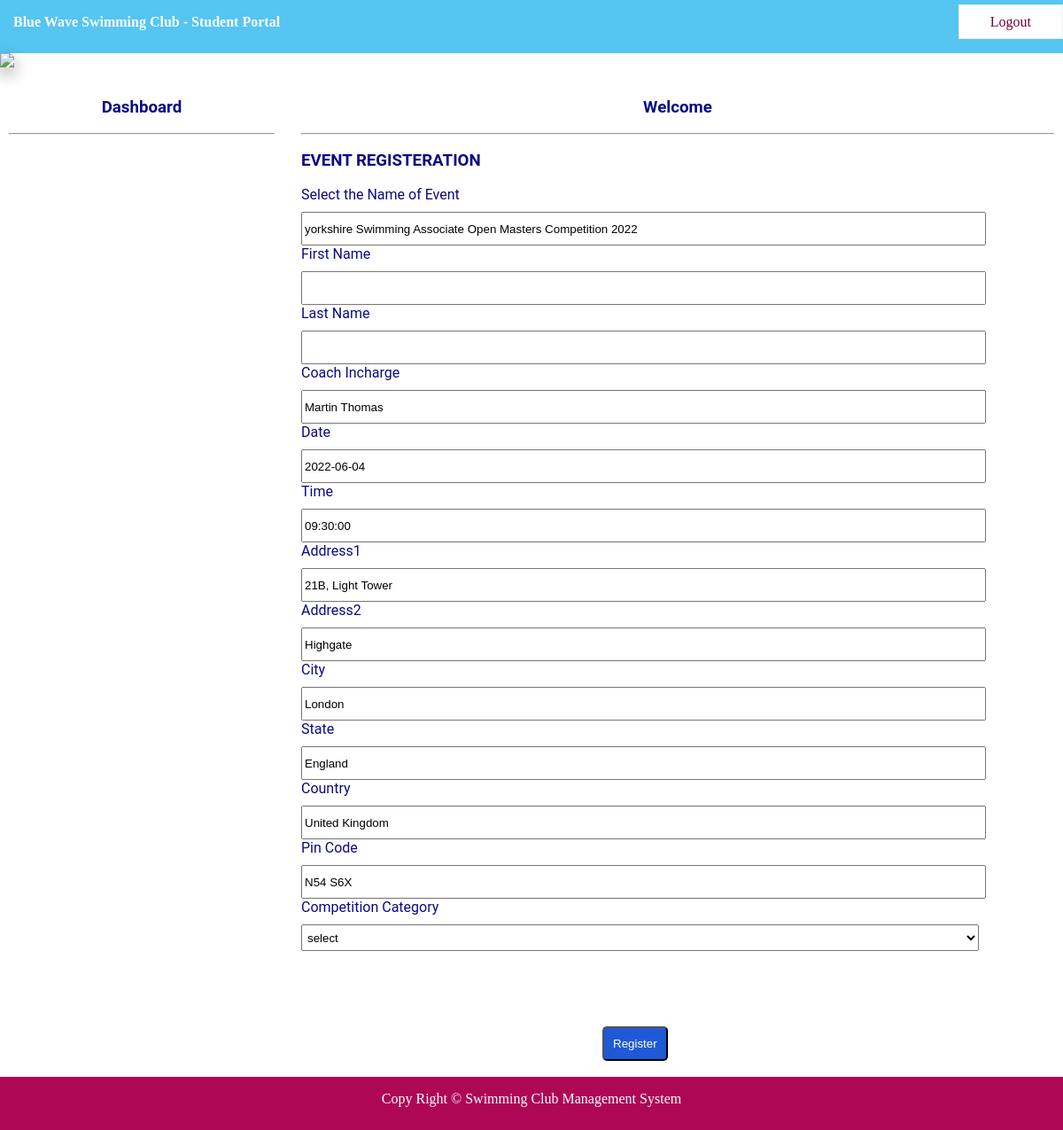
Screenshot of /studenteventregisteration.php?id=3 with the database file from the repository.
### tables this page shows
CREATE TABLE `event` (
  `EID` int(11) NOT NULL,
  `ENAME` varchar(150) NOT NULL,
  `EDATE` date NOT NULL,
  `ETIME` time NOT NULL,
  `ECOACH` varchar(150) NOT NULL,
  `EADDRESS1` varchar(150) NOT NULL,
  `EADDRESS2` varchar(150) NOT NULL,
  `ECITY` varchar(150) NOT NULL,
  `ESTATE` varchar(150) NOT NULL,
  `ECOUNTRY` varchar(150) NOT NULL,
  `EPIN` varchar(150) NOT NULL,
  `EC1` varchar(150) NOT NULL,
  `EC2` varchar(150) NOT NULL,
  `EC3` varchar(150) NOT NULL,
  `EC4` varchar(150) NOT NULL,
  `EC5` varchar(150) NOT NULL
);

### studenteventregisteration.php (the view, shortened to what this page needs)
<?php
include "database.php";
$id = $_GET["id"] ;
?>
<!DOCTYPE html>
<html>
<head>
<link rel="stylesheet" type="text/css" href="css/style.css">
</head>
<body>
    <?php include "studentnavbar.php"?>
    <img src="images/2.png" class="sha" width=100% >
    <div id="section">
    <?php include "studentsidebar.php"?>
     <div id="content">
        <h3 class="text">Welcome <?php echo $_SESSION["SNAME"]; ?></h3><br><hr><br>
        <h3>EVENT REGISTERATION</h3><br>
        <form method="POST" action="<?php echo $_SERVER["PHP_SELF"]; ?>">
        <label>Select the Name of Event</label><br>
            <input type="text" name="rgeventname" value="<?php
               $t = "select ENAME from event where EID =$id";
               $res=$db->query($t);
               if($res->num_rows>0){
               while($r=$res->fetch_assoc()){
                echo  "{$r["ENAME"]}";
               }}
            ?>" required class="input"><br>
             <label>First Name</label><br>
            <input type="text" name="rgfirstname" required class="input"><br>
            <label>Last Name</label><br>
            <input type="text" name="rgsecondname" required class="input"><br>
            <label>Coach Incharge</label><br>
            <input type="text" name="rgcoach" value="<?php
               $t = "select ECOACH from event where EID =$id";
               $res=$db->query($t);
               if($res->num_rows>0){
               while($r=$res->fetch_assoc()){
                echo  "{$r["ECOACH"]}";
               }}
            ?>" required class="input"><br>
<label>Date</label><br>
            <input type="text" name="rgdate" value="<?php
               $t = "select EDATE from event where EID =$id";
               $res=$db->query($t);
               if($res->num_rows>0){
               while($r=$res->fetch_assoc()){
                echo  "{$r["EDATE"]}";
               }}
            ?>" required class="input"><br>
            <label>Time</label><br>
            <input type="text" name="rgtime" value="<?php
               $t = "select ETIME from event where EID = $id";
               $res=$db->query($t);
               if($res->num_rows>0){
               while($r=$res->fetch_assoc()){
                echo  "{$r["ETIME"]}";
               }}
            ?>" required class="input"><br>
            <label>Address1</label><br>
            <input type="text" name="rgaddress1" value="<?php
               $t = "select EADDRESS1 from event where EID =$id";
               $res=$db->query($t);
               if($res->num_rows>0){
               while($r=$res->fetch_assoc()){
                echo  "{$r["EADDRESS1"]}";
               }}
            ?>" required class="input"><br>
<label>Address2</label><br>
            <input type="text" name="rgaddress2" value="<?php
               $t = "select EADDRESS2 from event where EID =$id";
               $res=$db->query($t);
               if($res->num_rows>0){
               while($r=$res->fetch_assoc()){
                echo  "{$r["EADDRESS2"]}";
               }}
            ?>" required class="input"><br>
<label>City</label><br>
            <input type="text" name="rgcity" value="<?php
               $t = "select ECITY from event where EID =$id";
               $res=$db->query($t);
               if($res->num_rows>0){
               while($r=$res->fetch_assoc()){
                echo  "{$r["ECITY"]}";
               }}
            ?>" required class="input"><br>
            <label>State</label><br>
            <input type="text" name="rgstate" value="<?php
               $t = "select ESTATE from event where EID =$id";
               $res=$db->query($t);
               if($res->num_rows>0){
               while($r=$res->fetch_assoc()){
                echo  "{$r["ESTATE"]}";
               }}
            ?>" required class="input"><br>
<label>Country</label><br>
            <input type="text" name="rgcountry" value="<?php
               $t = "select ECOUNTRY from event where EID =$id";
               $res=$db->query($t);
               if($res->num_rows>0){
               while($r=$res->fetch_assoc()){
                echo  "{$r["ECOUNTRY"]}";
               }}
            ?>" required class="input"><br>
            <label>Pin Code</label><br>
            <input type="text" name="rgpin" value="<?php
               $t = "select EPIN from event where EID =$id";
               $res=$db->query($t);
               if($res->num_rows>0){
               while($r=$res->fetch_assoc()){
                echo  "{$r["EPIN"]}";
               }}
            ?>" required class="input"><br>
            <label>Competition Category</label><br>
            <select  name="rgcategory"  required class="input">
            <option value="">select</option>
            </select>
            <button type="submit" class="btn" name="register">Register</button><br><br>
        </form>
     </div><br>
     <br><br><br>
</div>
<div class="footer">
    <footer><p>Copy Right &copy; Swimming Club Management System</p></footer>
</div>
</body>
</html>

### CSS/style.css (style rules this page uses)
* { padding: 0px; margin: 0px; }
html { background: white; }
.input { height: 30px; width: 90%; padding: 2px; margin-top: 10px; }
.btn { text-align: center; border-radius: 5px; padding: 10px; background: rgb(31, 89, 214); color: white; margin-top: 10%; margin-left: 40%; }
h1,h2,h3,h4,h5,h6,label { font-family: roboto; color: rgb(10, 10, 132); }
.footer { background: #ad0755; height: 60px; width: 100%; float: left; }
footer { text-align: center; color: white; line-height: 50px; }
.sha { -webkit-box-shadow: 0 8px 17px 0 rgba(0, 0, 0, 0.2), 0 6px 20px 0 rgba(0, 0, 0, 0.19); -moz-box-shadow: 0 8px 17px 0 rgba(0, 0, 0, 0.2), 0 6px 20px 0 rgba(0, 0, 0, 0.19); box-shadow: 0 8px 17px 0 rgba(0, 0, 0, 0.2), 0 6px 20px 0 rgba(0, 0, 0, 0.19); }
#section { height: auto; width: 1200px; margin-left: 10px; font-family: Cambria, Cochin, Georgia, Times, 'Times New Roman', serif; }
#content { margin-top: 30px; height: auto; width: 850px; float: left; }
.text { text-align: center; }

### rows the page displays
event: rgeventname "yorkshire Swimming Associate Open Masters Competition 2022", rgcoach "Martin Thomas", rgdate "2022-06-04", rgtime "09:30:00", rgaddress1 "21B, Light Tower", rgaddress2 "Highgate", rgcity "London", rgstate "England", rgcountry "United Kingdom", rgpin "N54 S6X"
